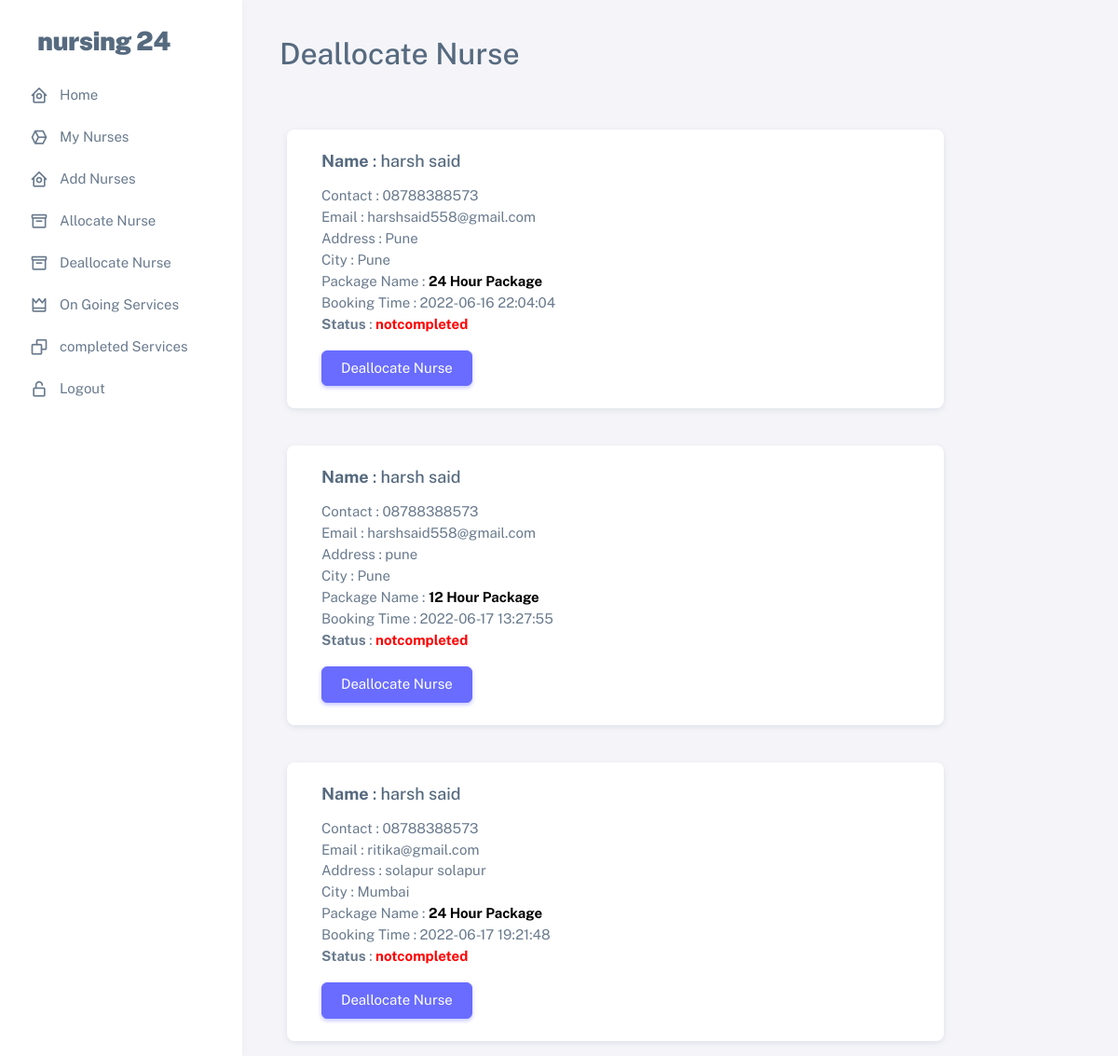
/admin/admindash/completenurse.php (signed in), run on the app's committed database.
### tables this page shows
CREATE TABLE `bookings` (
  `bid` int(255) NOT NULL,
  `uid` int(255) NOT NULL,
  `pid` int(255) NOT NULL,
  `package_name` varchar(255) NOT NULL,
  `booking_time` datetime NOT NULL DEFAULT current_timestamp(),
  `status` varchar(255) NOT NULL DEFAULT 'notcompleted',
  `contact` varchar(255) NOT NULL,
  `name` varchar(255) NOT NULL,
  `address` varchar(255) NOT NULL,
  `nid` varchar(255) NOT NULL DEFAULT 'notallocated',
  `city` varchar(244) NOT NULL
);

CREATE TABLE `user` (
  `uid` int(255) NOT NULL,
  `uname` varchar(255) NOT NULL,
  `uemail` varchar(255) NOT NULL,
  `upass` varchar(255) NOT NULL
);

### admin/admindash/completenurse.php (the view, shortened to what this page needs)
<?php
  include "../../dbcon.php";
?>
<!DOCTYPE html>
<html lang="en" class="light-style layout-menu-fixed " dir="ltr" data-theme="theme-default"
    data-assets-path="../assets/" data-template="vertical-menu-template-free">
<head>
    <link rel="stylesheet" href="../assets/vendor/fonts/boxicons.css" />
    <link rel="stylesheet" href="../assets/vendor/css/core.css" class="template-customizer-core-css" />
    <link rel="stylesheet" href="../assets/vendor/css/theme-default.css" class="template-customizer-theme-css" />
    <link rel="stylesheet" href="../assets/css/demo.css" />
    <link rel="stylesheet" href="../assets/vendor/libs/perfect-scrollbar/perfect-scrollbar.css" />
    <link rel="stylesheet" href="../assets/vendor/libs/apex-charts/apex-charts.css" />
</head>
<body>
    <div class="layout-wrapper layout-content-navbar">
        <div class="layout-container">
            <?php include "navbar.php";?>
            <div class="layout-page">
                <h2 style="width:75%; margin-top: 5vh; margin-left:5vh;">Deallocate Nurse</h2>
                <div class="row" style="width:100%; margin-top: 3vh; margin-left:3vh;">
                <?php
                    function getUserEmailID($uid) {
                        include "../../dbcon.php";
                        $sql = "SELECT * FROM `user` WHERE `uid` = '$uid'";
                        $result = mysqli_query($con, $sql);
                        if($result) {
                            $row = mysqli_fetch_assoc($result);
                            return $row['uemail'];
                        }
                    }
                        $sql = "SELECT * FROM `bookings` WHERE `status` = 'notcompleted' AND `nid` != 'notallocated'";
                        $result = mysqli_query($con, $sql);
                        if($result) {
                            while($row = mysqli_fetch_assoc($result)) {
                                $uid = $row['uid'];
                                $email = getUserEmailID($uid);
                                echo '<div class="card mb-3" style="width:75%; margin-top: 3vh; margin-left:3vh;">
                                <div class="row g-0">
                                    <div class="col-md-8">
                                        <div class="card-body">
                                            <h5 class="card-title"><b>Name</b> : '.$row['name'].'</h5>
                                            <p class="card-text">
                                            <div>
                                                <span>Contact : '.$row['contact'].'</span>
                                            </div>
                                            <div>
                                                <span>Email : '.$email.'</span>
                                            </div>
                                            <div>
                                                <span>Address : '.substr($row['address'], 0, 20).'</span>
                                            </div>
                                            <div>
                                            <span>City : '.$row['city'].'</span>
                                        </div>
                                            <div>
                                                <span>Package Name : <b style="color: black;"> '.$row['package_name'].'</b></span>
                                            </div>
                                            <div>
                                                <span>Booking Time : '.$row['booking_time'].'</span>
                                            </div>
                                            <div>
                                                <span><b>Status</b> :<b style="color: red"> '.$row['status'].'</b></span>
                                            </div>
                                            </p>
                                            <div class="mt-2">
                                            <button type="button" id="allocateNurse" class="btn btn-primary" data-nid="'.$row['nid'].'" data-bid="'.$row['bid'].'">Deallocate Nurse</button>
                                        </div>
                                            </div>
                                    </div>
                                </div>
                            </div>';
                            }
                        }
                    ?>
                </div>
            </div>
        </div>
    </div>
</body>
</html>

### admin/admindash/navbar.php (shortened to what this page needs)
<aside id="layout-menu" class="layout-menu menu-vertical menu bg-menu-theme">
    <div class="app-brand demo ">
        <a href="index-2.html" class="app-brand-link">
            <span class="app-brand-text demo menu-text fw-bolder ms-2">Nursing 24</span>
        </a>
    </div>
    <ul class="menu-inner py-1">
        <li class="menu-item">
            <a href="admin.php" class="menu-link">
                <i class="menu-icon tf-icons bx bx-home-circle"></i>
                <div data-i18n="Layouts">Home</div>
            </a>
        </li>
        <li class="menu-item">
            <a href="mynurses.php" class="menu-link">
                <i class=" menu-icon tf-icons bx bx-cube-alt"></i>
                <div data-i18n="Layouts">My Nurses</div>
            </a>
        </li>
        <li class="menu-item">
            <a href="addnurses.php" class="menu-link">
                <i class="menu-icon tf-icons bx bx-home-circle"></i>
                <div data-i18n="Layouts">Add Nurses</div>
            </a>
        </li>
        <li class="menu-item">
            <a href="allocatenurse.php" class="menu-link">
                <i class="menu-icon tf-icons bx bx-box"></i>
                <div data-i18n="Layouts">Allocate Nurse</div>
            </a>
        </li>
        <li class="menu-item">
            <a href="completenurse.php" class="menu-link">
                <i class="menu-icon tf-icons bx bx-box"></i>
                <div data-i18n="Layouts">Deallocate Nurse</div>
            </a>
        </li>
        <li class="menu-item">
            <a href="ongoingservices.php" class="menu-link">
                <i class="menu-icon tf-icons bx bx-crown"></i>
                <div data-i18n="Layouts">On Going Services</div>
            </a>
        </li>
        <li class="menu-item">
            <a href="completedservices.php" class="menu-link">
                <i class="menu-icon tf-icons bx bx-copy"></i>
                <div data-i18n="Layouts">completed Services</div>
            </a>
        </li>
        <li class="menu-item">
            <a href="logout.php" class="menu-link">
                <i class="menu-icon tf-icons bx bx-lock-open-alt"></i>
                <div data-i18n="Layouts">Logout</div>
            </a>
        </li>
</aside>

### admin/assets/css/demo.css (style rules this page uses)
.menu .app-brand.demo { height: 64px; margin-top: 12px; }
.app-brand-text.demo { font-size: 1.75rem; letter-spacing: -0.5px; text-transform: lowercase; }

### data on the page
bookings: name "harsh said", contact "08788388573", uid.uemail "harshsaid558@gmail.com", address "Pune", city "Pune", package_name "24 Hour Package", booking_time "2022-06-16 22:04:04", status "notcompleted"
bookings: name "harsh said", contact "08788388573", uid.uemail "harshsaid558@gmail.com", address "pune", city "Pune", package_name "12 Hour Package", booking_time "2022-06-17 13:27:55", status "notcompleted"
bookings: name "harsh said", contact "08788388573", uid.uemail "ritika@gmail.com", address "solapur solapur", city "Mumbai", package_name "24 Hour Package", booking_time "2022-06-17 19:21:48", status "notcompleted"
